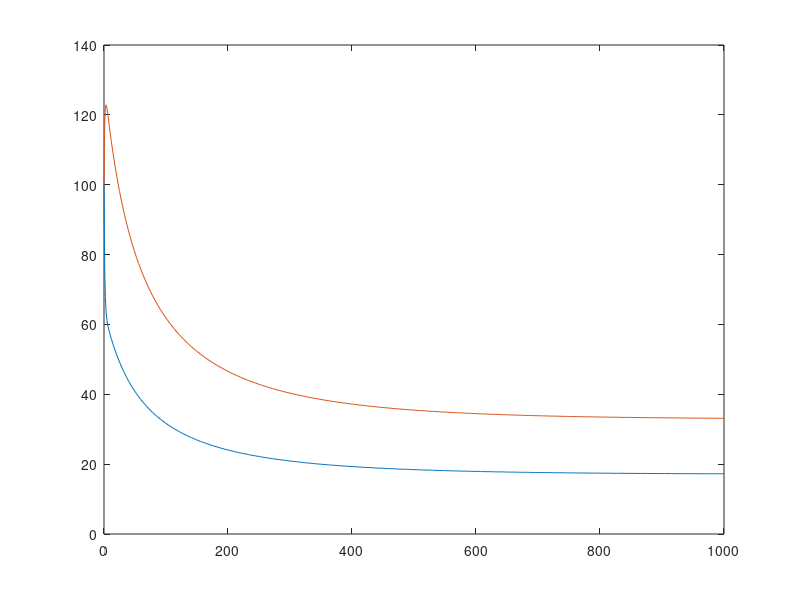

Write the MATLAB code that produced this figure.
% this script solves the ODE, but it may be duplicated in
% TumorSpheroidABM/ODEFitting/TestODE.m

clearvars;

alpha21 = 0.16;
lambda = 0.5;
delta = 0.1;
K = 1e3;

p = @(x) 1-sum(x)/K;

F = @(x) [-lambda*x(1)+alpha21*(1+p(x))*x(2) - delta*x(1);...
           lambda*x(1)-alpha21*x(2)-delta*x(2)];

sol = ode45(@(t,x) F(x),[0 1000],[100;100]);

figure; plot(sol.x,sol.y)